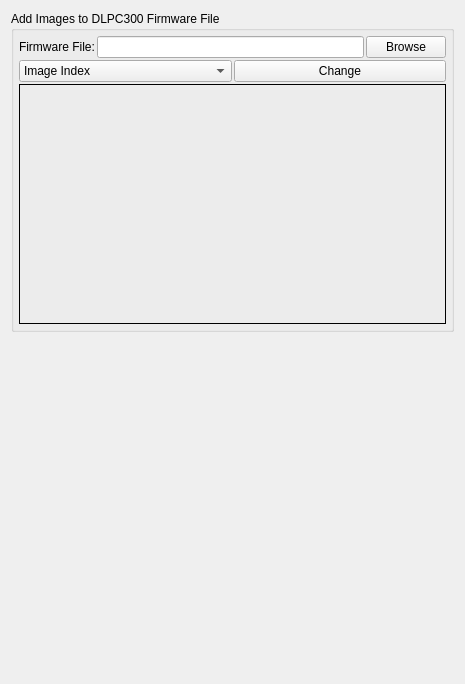
                <widget class="QWidget" name="tab_DLPC300Splash">
                 <attribute name="title">
                  <string>Splash Utility</string>
                 </attribute>
                 <layout class="QGridLayout" name="gridLayout_24">
                  <item row="0" column="0" rowspan="3" colspan="2">
                   <widget class="QGroupBox" name="groupBox_DLPC_Splash">
                    <property name="title">
                     <string>Add Images to DLPC300 Firmware File</string>
                    </property>
                    <layout class="QVBoxLayout" name="verticalLayout">
                     <property name="spacing">
                      <number>2</number>
                     </property>
                     <property name="leftMargin">
                      <number>5</number>
                     </property>
                     <property name="topMargin">
                      <number>5</number>
                     </property>
                     <property name="rightMargin">
                      <number>5</number>
                     </property>
                     <property name="bottomMargin">
                      <number>5</number>
                     </property>
                     <item>
                      <layout class="QHBoxLayout" name="horizontalLayout_30">
                       <item>
                        <widget class="QLabel" name="label_6">
                         <property name="text">
                          <string>Firmware File:</string>
                         </property>
                        </widget>
                       </item>
                       <item>
                        <widget class="QLineEdit" name="splashFile"/>
                       </item>
                       <item>
                        <widget class="QPushButton" name="dlpc300Browse">
                         <property name="text">
                          <string>Browse</string>
                         </property>
                        </widget>
                       </item>
                      </layout>
                     </item>
                     <item>
                      <layout class="QHBoxLayout" name="horizontalLayout_29">
                       <item>
                        <widget class="QComboBox" name="comboBox_SplashIndex">
                         <item>
                          <property name="text">
                           <string>Image Index</string>
                          </property>
                         </item>
                         <item>
                          <property name="text">
                           <string>0</string>
                          </property>
                         </item>
                         <item>
                          <property name="text">
                           <string>1</string>
                          </property>
                         </item>
                         <item>
                          <property name="text">
                           <string>2</string>
                          </property>
                         </item>
                         <item>
                          <property name="text">
                           <string>3</string>
                          </property>
                         </item>
                        </widget>
                       </item>
                       <item>
                        <widget class="QPushButton" name="pushButton_ChangeSplashImage">
                         <property name="text">
                          <string>Change</string>
                         </property>
                        </widget>
                       </item>
                      </layout>
                     </item>
                     <item>
                      <widget class="QLabel" name="splashView">
                       <property name="sizePolicy">
                        <sizepolicy hsizetype="Preferred" vsizetype="Preferred">
                         <horstretch>0</horstretch>
                         <verstretch>0</verstretch>
                        </sizepolicy>
                       </property>
                       <property name="minimumSize">
                        <size>
                         <width>427</width>
                         <height>240</height>
                        </size>
                       </property>
                       <property name="maximumSize">
                        <size>
                         <width>427</width>
                         <height>240</height>
                        </size>
                       </property>
                       <property name="frameShape">
                        <enum>QFrame::Panel</enum>
                       </property>
                       <property name="text">
                        <string/>
                       </property>
                      </widget>
                     </item>
                    </layout>
                   </widget>
                  </item>
                  <item row="0" column="2">
                   <spacer name="horizontalSpacer_8">
                    <property name="orientation">
                     <enum>Qt::Horizontal</enum>
                    </property>
                    <property name="sizeType">
                     <enum>QSizePolicy::MinimumExpanding</enum>
                    </property>
                    <property name="sizeHint" stdset="0">
                     <size>
                      <width>0</width>
                      <height>20</height>
                     </size>
                    </property>
                   </spacer>
                  </item>
                  <item row="3" column="0">
                   <spacer name="verticalSpacer_23">
                    <property name="orientation">
                     <enum>Qt::Vertical</enum>
                    </property>
                    <property name="sizeHint" stdset="0">
                     <size>
                      <width>20</width>
                      <height>341</height>
                     </size>
                    </property>
                   </spacer>
                  </item>
                 </layout>
                </widget>
